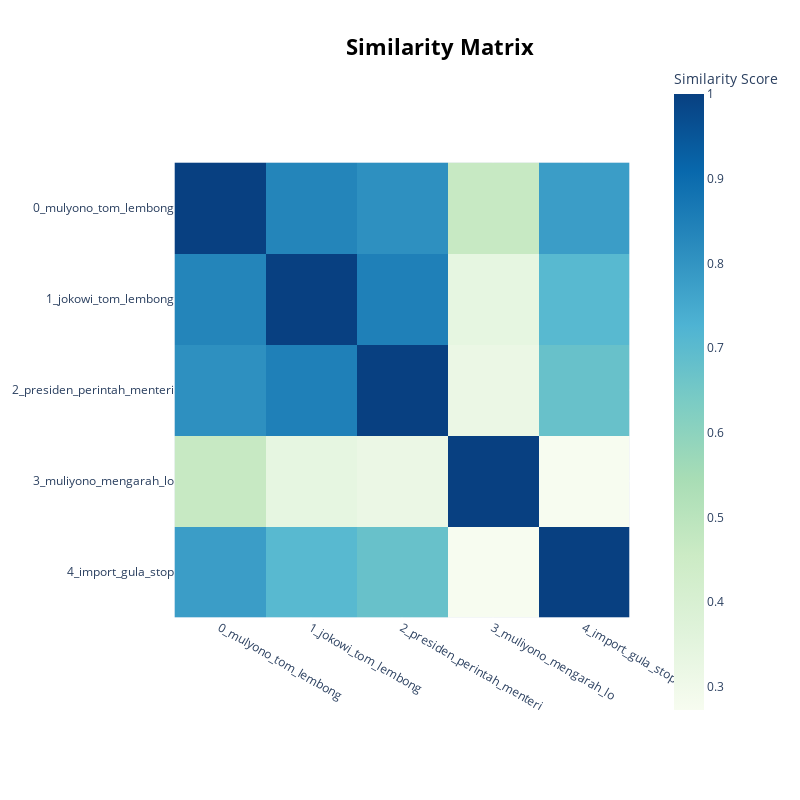

Notebook cell for this chart:
### Code cell
model.visualize_heatmap()

### Figure 1 — Plotly figure (JSON) as saved in the notebook; plotly's stock layout.template omitted (floating-point values rounded to 4 significant figures)
{"data": [{"coloraxis": "coloraxis", "hovertemplate": "x: %{x}<br>y: %{y}<br>Similarity Score: %{z}<extra></extra>", "name": "0", "type": "heatmap", "x": ["0_mulyono_tom_lembong", "1_jokowi_tom_lembong", "2_presiden_perintah_menteri", "3_muliyono_mengarah_lo", "4_import_gula_stop"], "xaxis": "x", "y": ["0_mulyono_tom_lembong", "1_jokowi_tom_lembong", "2_presiden_perintah_menteri", "3_muliyono_mengarah_lo", "4_import_gula_stop"], "yaxis": "y", "z": [[1.0, 0.8369, 0.8096, 0.4677, 0.7775], [0.8369, 1, 0.8495, 0.3378, 0.7065], [0.8096, 0.8495, 1.0, 0.3217, 0.675], [0.4677, 0.3378, 0.3217, 1.0, 0.2724], [0.7775, 0.7065, 0.675, 0.2724, 1.0]]}], "layout": {"coloraxis": {"colorbar": {"title": {"text": "Similarity Score"}}, "colorscale": [[0, "rgb(247,252,240)"], [0.125, "rgb(224,243,219)"], [0.25, "rgb(204,235,197)"], [0.375, "rgb(168,221,181)"], [0.5, "rgb(123,204,196)"], [0.625, "rgb(78,179,211)"], [0.75, "rgb(43,140,190)"], [0.875, "rgb(8,104,172)"], [1, "rgb(8,64,129)"]]}, "height": 800, "hoverlabel": {"bgcolor": "white", "font": {"family": "Rockwell", "size": 16}}, "legend": {"title": {"text": "Trend"}}, "margin": {"t": 60}, "showlegend": true, "title": {"font": {"color": "Black", "size": 22}, "text": "<b>Similarity Matrix</b>", "x": 0.55, "xanchor": "center", "y": 0.95, "yanchor": "top"}, "width": 800, "xaxis": {"anchor": "y", "autorange": true, "constrain": "domain", "domain": [0, 1], "range": [-0.5, 4.5], "scaleanchor": "y", "type": "category"}, "yaxis": {"anchor": "x", "autorange": true, "constrain": "domain", "domain": [0.1553, 0.8447], "range": [4.5, -0.5], "type": "category"}}}
